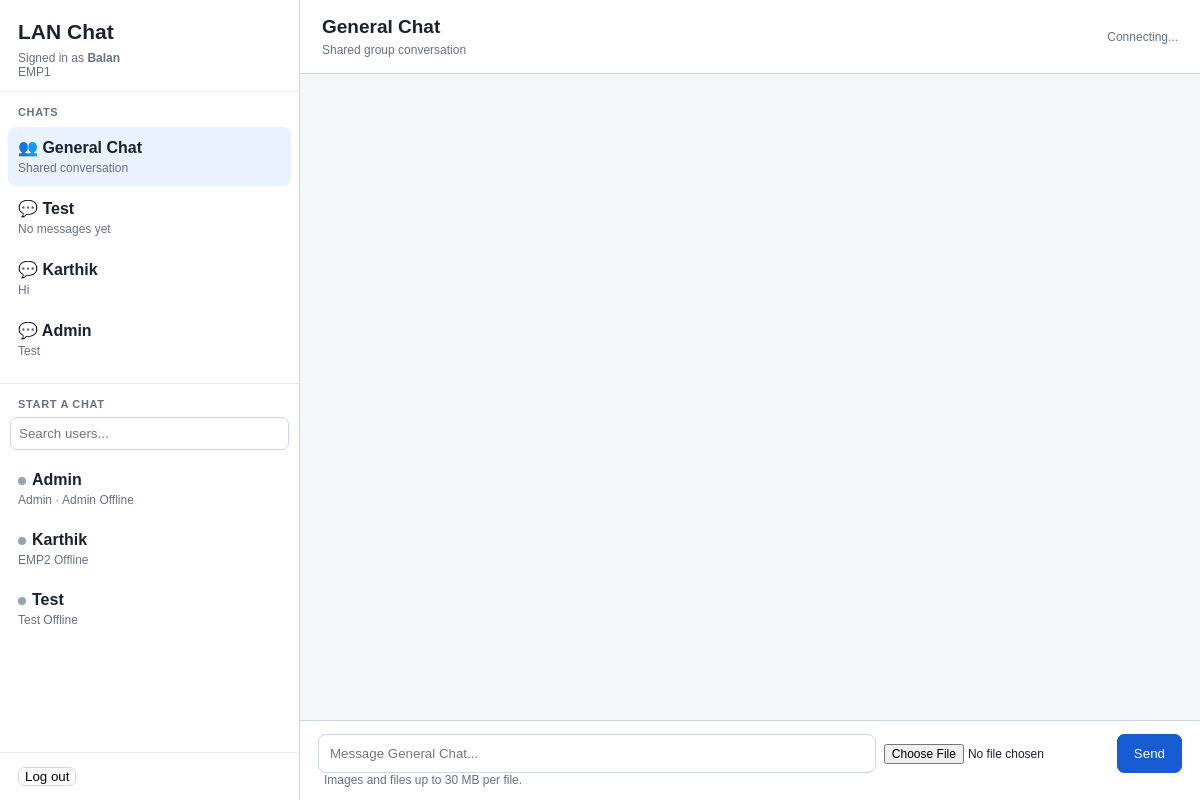
Page /chat (signed in) on the committed database.
### tables this page shows
CREATE TABLE users (
                id INTEGER PRIMARY KEY AUTOINCREMENT,
                user_id TEXT UNIQUE NOT NULL COLLATE NOCASE,
                display_name TEXT NOT NULL,
                password_hash TEXT NOT NULL,
                role TEXT NOT NULL CHECK(role IN ('admin', 'user')),
                active INTEGER NOT NULL DEFAULT 1,
                created_at TEXT NOT NULL DEFAULT CURRENT_TIMESTAMP
            );

CREATE TABLE conversations (
                id INTEGER PRIMARY KEY AUTOINCREMENT,
                conversation_type TEXT NOT NULL CHECK(conversation_type IN ('group', 'direct')),
                name TEXT,
                user_a INTEGER,
                user_b INTEGER,
                created_at TEXT NOT NULL DEFAULT CURRENT_TIMESTAMP,
                FOREIGN KEY(user_a) REFERENCES users(id),
                FOREIGN KEY(user_b) REFERENCES users(id),
                CHECK(user_a IS NULL OR user_b IS NULL OR user_a < user_b)
            );

### app.py (the view, shortened to what this page needs)
@app.route("/chat")
@login_required
def chat():
    user = current_user()
    db = get_db()
    requested_user = request.args.get("with_user", type=int)
    conversation_id = request.args.get("conversation_id", default=1, type=int)
    if not user_is_conversation_member(db, conversation_id, user["id"]):
        abort(403)
    selected = db.execute("SELECT * FROM conversations WHERE id = ?", (conversation_id,)).fetchone()
    if selected["conversation_type"] == "group":
        selected_name = selected["name"] or "General Chat"
    else:
        other_id = selected["user_b"] if selected["user_a"] == user["id"] else selected["user_a"]
        other = db.execute("SELECT display_name, user_id FROM users WHERE id = ?", (other_id,)).fetchone()
        selected_name = other["display_name"] if other else "Private chat"
    conversations = [{"id": 1, "name": "General Chat", "type": "group", "last_message": "Shared conversation"}]
    direct_rows = db.execute("""
        SELECT c.id, c.user_a, c.user_b, u.id AS other_id, u.display_name, u.user_id,
               (SELECT message FROM messages m WHERE m.conversation_id = c.id ORDER BY m.id DESC LIMIT 1) AS last_message
        FROM conversations c
        JOIN users u ON u.id = CASE WHEN c.user_a = ? THEN c.user_b ELSE c.user_a END
        WHERE c.conversation_type = 'direct' AND (c.user_a = ? OR c.user_b = ?)
        ORDER BY c.id DESC
    """, (user["id"], user["id"], user["id"])).fetchall()
    for row in direct_rows:
        conversations.append({"id": row["id"], "name": row["display_name"], "type": "direct",
                              "last_message": row["last_message"] or "No messages yet"})
    contacts = db.execute(
        "SELECT id, user_id, display_name, role FROM users WHERE active = 1 AND id != ? ORDER BY display_name COLLATE NOCASE",
        (user["id"],)
    ).fetchall()
    return render_template("Chat.html", user=user, conversations=conversations,
                           contacts=contacts, selected_conversation=selected,
                           selected_conversation_id=conversation_id, selected_name=selected_name)

### app.py (called while the page is built)
def get_db():
    if "db" not in g:
        g.db = sqlite3.connect(DB_PATH)
        g.db.row_factory = sqlite3.Row
        g.db.execute("PRAGMA foreign_keys = ON")
    return g.db

def current_user():
    uid = session.get("uid")
    if not uid:
        return None
    return get_db().execute(
        "SELECT id, user_id, display_name, role, active "
        "FROM users WHERE id = ? AND active = 1",
        (uid,)
    ).fetchone()

def login_required(view):
    @wraps(view)
    def wrapped(*args, **kwargs):
        user = current_user()
        if user is None:
            session.clear()
            return redirect(url_for("login"))
        return view(*args, **kwargs)
    return wrapped

def csrf_token():
    import secrets
    if "csrf_token" not in session:
        session["csrf_token"] = secrets.token_urlsafe(32)
    return session["csrf_token"]

def user_is_conversation_member(db, conversation_id, user_id):
    conversation = db.execute(
        "SELECT conversation_type, user_a, user_b FROM conversations WHERE id = ?",
        (conversation_id,)
    ).fetchone()
    if conversation is None:
        return False
    if conversation["conversation_type"] == "group":
        return True
    return user_id in (conversation["user_a"], conversation["user_b"])

### templates/Chat.html (shortened to what this page needs)
<!DOCTYPE html>
<html lang="en">
<head>
</head>
<body>
<div class="app">
  <aside class="sidebar">
    <div class="brand">
      <h2>LAN Chat</h2>
      <div class="muted">Signed in as <strong>{{ user.display_name }}</strong></div>
      <div class="muted">{{ user.user_id }}</div>
    </div>
    <div class="section-title">Chats</div>
    <nav class="chat-list" aria-label="Conversations">
      {% for convo in conversations %}
        <a class="chat-link {% if convo.id == selected_conversation_id %}active{% endif %}"
           href="{{ url_for('chat', conversation_id=convo.id) }}">
          <span class="chat-name">{% if convo.type == 'group' %}👥 {% else %}💬 {% endif %}{{ convo.name }}</span>
          <span class="chat-preview">{{ convo.last_message }}</span>
        </a>
      {% endfor %}
    </nav>
    <div class="contacts">
      <div class="section-title">Start a chat</div>
      <input id="contactSearch" type="search" placeholder="Search users..." aria-label="Search users by name, ID, or role">
      <nav class="chat-list" id="contactList" aria-label="Users">
        {% for contact in contacts %}
          <a class="chat-link contact-link" data-user-id="{{ contact.id }}" data-search="{{ (contact.display_name ~ ' ' ~ contact.user_id ~ ' ' ~ contact.role)|lower }}" href="{{ url_for('chat', with_user=contact.id) }}">
            <span class="chat-name"><span class="presence" aria-hidden="true"></span>{{ contact.display_name }}</span>
            <span class="chat-preview">{{ contact.user_id }}{% if contact.role == 'admin' %} · Admin{% endif %} <span class="status-label">Offline</span></span>
          </a>
        {% endfor %}
      </nav>
    </div>
    <div class="sidebar-bottom">
      <form method="post" action="{{ url_for('logout') }}" style="display:inline">
        <button type="submit"><span class="logout-label">Log </span>out</button>
      </form>
    </div>
  </aside>
  <main class="main">
    <header class="header">
      <div><h2>{{ selected_name }}</h2><div class="muted">{% if selected_conversation.conversation_type == 'group' %}Shared group conversation{% else %}Private conversation{% endif %}</div></div>
      <div id="connection">Connecting...</div>
    </header>
    <div id="messages" aria-live="polite"></div>
    <form id="messageForm" method="post" action="{{ url_for('upload_attachment') }}" enctype="multipart/form-data">
      <div class="composer">
        <input id="message" name="message" maxlength="2000" placeholder="Message {{ selected_name }}..." autocomplete="off">
        <input id="file" type="file" name="file" aria-label="Attach an image or file (maximum 30 MB)">
        <button class="send" type="submit">Send</button>
      </div>
      <div class="file-meta">Images and files up to 30 MB per file.</div>
    </form>
  </main>
</div>
</body>
</html>

### templates/Chat.html (style rules this page uses)
* { box-sizing: border-box; }
body { margin: 0; font-family: Arial, sans-serif; color: #182230; background: #f4f6f8; }
.app { display: grid; grid-template-columns: 300px minmax(0, 1fr); height: 100vh; min-height: 560px; }
.sidebar { background: #fff; border-right: 1px solid #d0d5dd; display: flex; flex-direction: column; min-height: 0; }
.brand { padding: 20px 18px 12px; border-bottom: 1px solid #eaecf0; }
.brand h2 { margin: 0 0 7px; font-size: 21px; }
.muted { color: #667085; font-size: 12px; }
.section-title { padding: 14px 18px 7px; color: #667085; font-size: 11px; font-weight: bold; text-transform: uppercase; letter-spacing: .06em; }
.chat-list { overflow-y: auto; padding: 0 8px 12px; }
.chat-link { display: block; text-decoration: none; color: inherit; padding: 11px 10px; margin: 2px 0; border-radius: 8px; }
.chat-link.active { background: #eaf2ff; }
.chat-name { display: block; font-weight: 600; margin-bottom: 4px; }
.chat-preview { display: block; color: #667085; font-size: 12px; overflow: hidden; white-space: nowrap; text-overflow: ellipsis; }
.contacts { border-top: 1px solid #eaecf0; min-height: 0; }
#contactSearch { width: calc(100% - 20px); margin: 0 10px 8px; padding: 8px; border: 1px solid #d0d5dd; border-radius: 7px; }
.presence { display: inline-block; width: 8px; height: 8px; border-radius: 50%; background: #98a2b3; margin-right: 6px; }
.sidebar-bottom { margin-top: auto; padding: 14px 18px; border-top: 1px solid #eaecf0; font-size: 13px; }
.main { display: flex; flex-direction: column; min-width: 0; min-height: 0; }
.header { padding: 16px 22px; background: #fff; border-bottom: 1px solid #d0d5dd; display: flex; align-items: center; justify-content: space-between; gap: 12px; }
.header h2 { margin: 0 0 5px; font-size: 19px; }
#connection { font-size: 12px; color: #667085; }
#messages { flex: 1; overflow-y: auto; padding: 16px 22px; }
.file-meta { color: #667085; font-size: 12px; margin-left: 6px; }
#messageForm { padding: 13px 18px; background: #fff; border-top: 1px solid #d0d5dd; }
.composer { display: flex; gap: 8px; align-items: center; }
#message { flex: 1; min-width: 0; padding: 11px; border: 1px solid #d0d5dd; border-radius: 8px; }
#file { max-width: 225px; font-size: 12px; }
button { cursor: pointer; border: 1px solid #d0d5dd; border-radius: 7px; background: #fff; }
.send { background: #175cd3; border-color: #175cd3; color: #fff; padding: 11px 16px; }

### rows in the picture
users: display_name "Balan", user_id "EMP1"
conversations: name "General Chat", last_message "Shared conversation", message "Message General Chat..."
conversations: name "Test", last_message "No messages yet"
conversations: name "Karthik", last_message "Hi"
conversations: name "Admin", last_message "Test"
users: display_name "Admin", user_id "Admin", role "· Admin"
users: display_name "Karthik", user_id "EMP2"
users: display_name "Test", user_id "Test"
